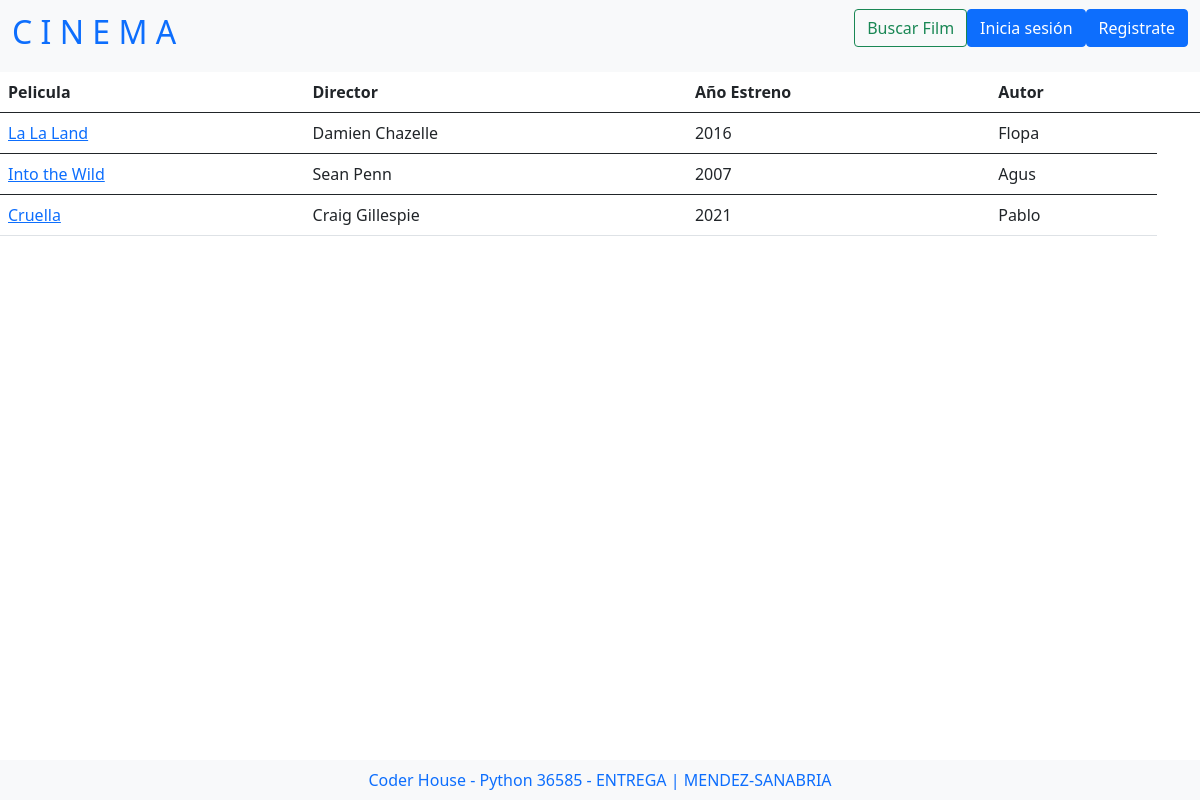
/reviews/lista_reviews/, run on an earlier commit of the app's database.
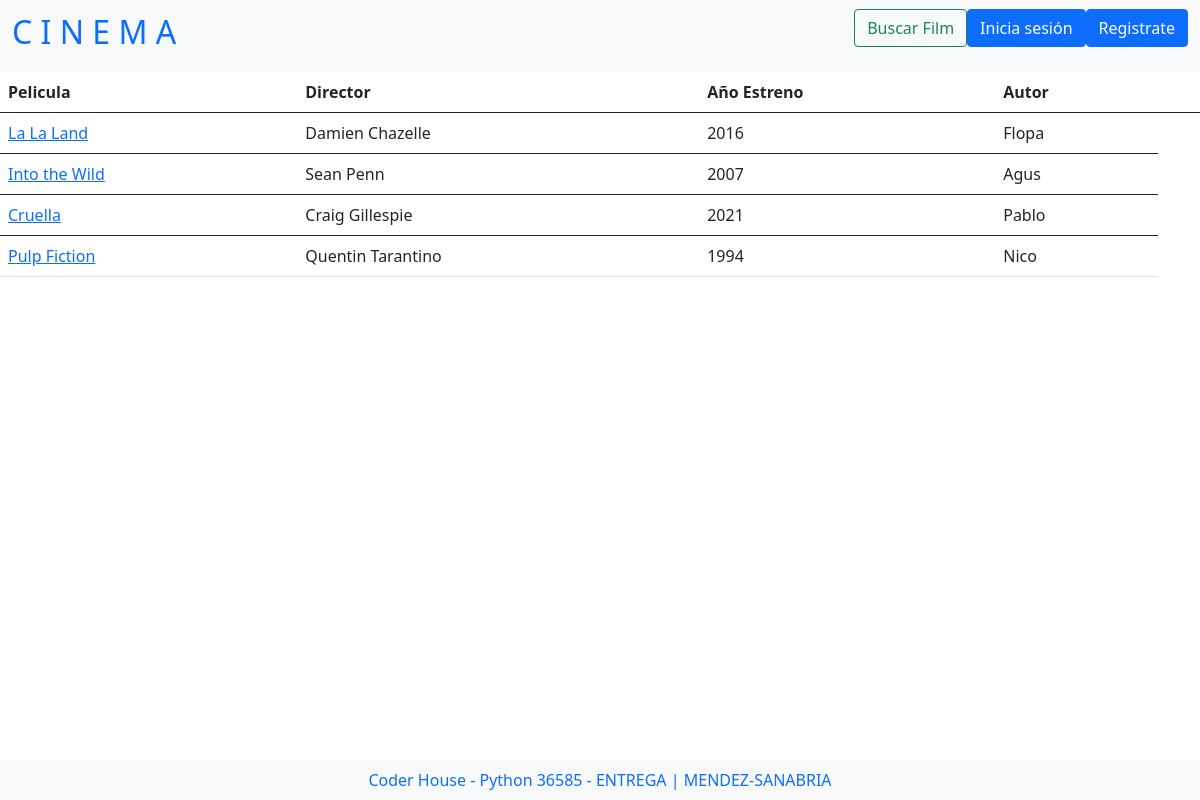
And on a later commit of the database.
### reviews/models.py (models this page shows, shortened)
class ReviewModel(models.Model):
    titulo = models.CharField(max_length=100)
    director = models.CharField(max_length=100)
    estreno = models.CharField(max_length=100)
    cuerpo = models.TextField()
    autor = models.ForeignKey(User, on_delete=models.CASCADE)
    fecha_creacion = models.DateField(auto_now_add=True)

### reviews/views.py (the view)
# urls.py: path('lista_reviews/',views.ReviewsList.as_view(), name="reviews_list"),
class ReviewsList(ListView):
    model = ReviewModel
    template_name = "reviews/reviews_list.html"

### reviews/templates/reviews/reviews_list.html (shortened to what this page needs)
{% extends "reviews/reviews_inicio.html" %}
{% block content %}
  {% if object_list %}
  <table class="table">
    <thead>
      <tr>
        <th scope="col">Pelicula</th>
        <th scope="col">Director</th>
        <th scope="col">Año Estreno</th>
        <th scope="col">Autor</th>
        <th scope="col">
        </th>
      </tr>
    </thead>
      {% for review in object_list %}
      <tbody>
        <tr>
          <td><a href="{% url 'review_detail' review.id %}">{{review.titulo}}</a></td>
          <td><a>{{review.director}}</a></td>
          <td><a>{{review.estreno}}</a></td>
          <td><a>{{review.autor}}</a></td>
        </tr>
      </tbody>
      {% endfor %}
    </table>
  {% else %}
    <h1> Aún no hay reviews</h1>
  {% endif %}
{% endblock %}

What changed in the data, as far as the page shows it:
added ReviewModel: titulo "Pulp Fiction", director "Quentin Tarantino", estreno "1994", autor "Nico"
